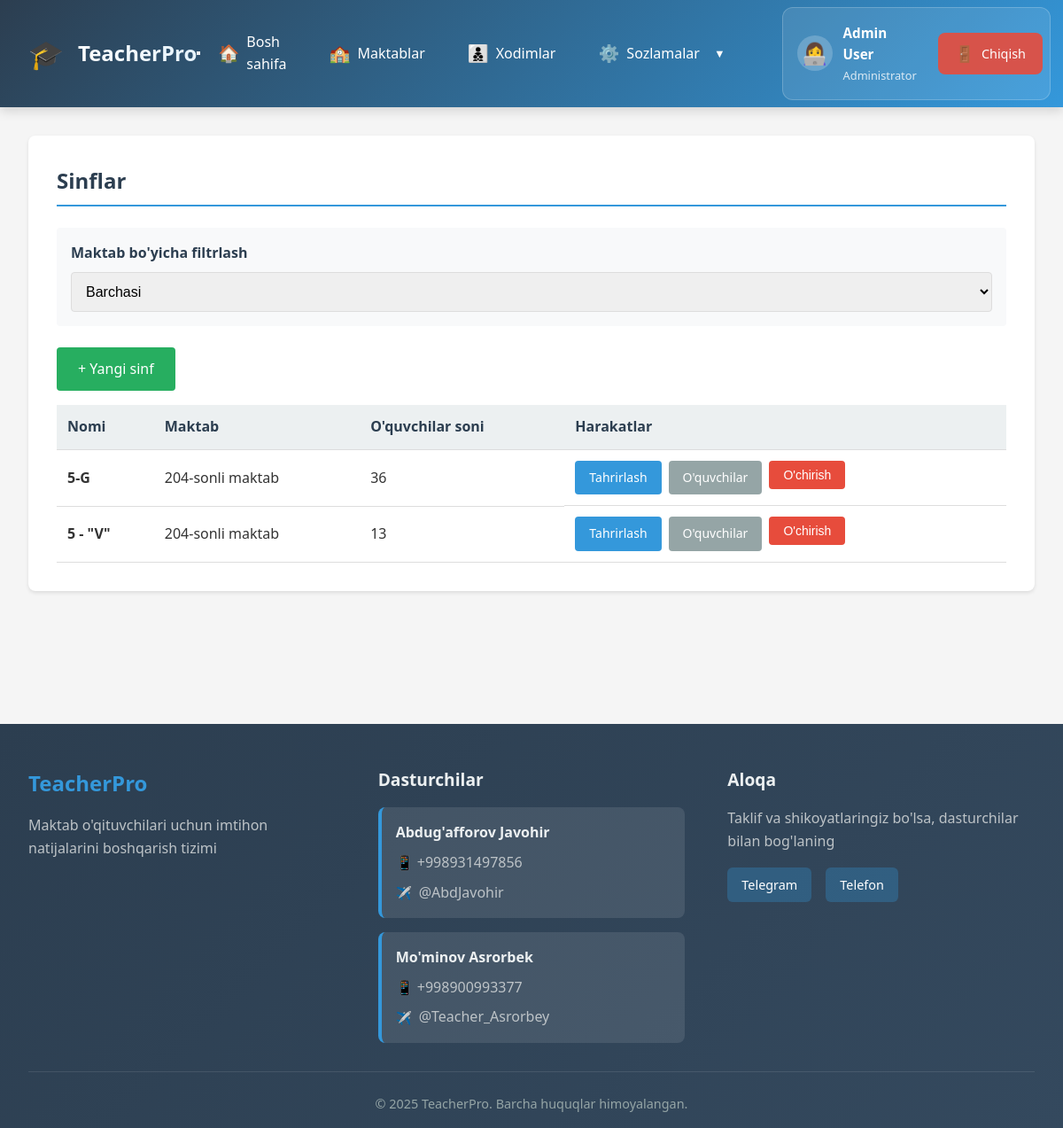
/admin/classes (signed in), run on the app's committed database.
### models.py (models this page shows)
class Base(DeclarativeBase):
    pass

class SchoolClass(Base):
    __tablename__ = 'classes'
    id = Column(Integer, primary_key=True)
    name = Column(String(100), nullable=False)
    school_id = Column(Integer, ForeignKey('schools.id'), nullable=False)
    created_at = Column(DateTime, default=datetime.utcnow)
    school = relationship('School', back_populates='classes')
    students = relationship('Student', back_populates='school_class', cascade='all, delete-orphan')
    exams = relationship('Exam', back_populates='school_class')
    assigned_teachers = relationship('Employee', secondary='teacher_classes', back_populates='assigned_classes')

class School(Base):
    __tablename__ = 'schools'
    id = Column(Integer, primary_key=True)
    name = Column(String(200), nullable=False)
    address = Column(Text)
    phone = Column(String(50))
    email = Column(String(100))
    created_at = Column(DateTime, default=datetime.utcnow)
    employees = relationship('Employee', back_populates='school', cascade='all, delete-orphan')
    classes = relationship('SchoolClass', back_populates='school', cascade='all, delete-orphan')

### routers/admin.py (the view)
@router.get("/classes", response_class=HTMLResponse)
async def classes_list(
    request: Request,
    school_id: Optional[str] = None,
    db: AsyncSession = Depends(get_db)
):
    school_id_int = None
    if school_id and school_id.strip():
        try:
            school_id_int = int(school_id)
        except ValueError:
            school_id_int = None
    if school_id_int:
        result = await db.execute(select(SchoolClass).where(SchoolClass.school_id == school_id_int))
    else:
        result = await db.execute(select(SchoolClass).order_by(SchoolClass.created_at.desc()))
    classes = result.scalars().all()
    schools_result = await db.execute(select(School))
    schools = schools_result.scalars().all()
    students_result = await db.execute(select(Student))
    students = students_result.scalars().all()
    context = await get_template_context(request)
    context.update({'classes': classes, 'schools': schools, 'students': students})
    return templates.TemplateResponse('admin/classes.html', context)

### templates/admin/classes.html (shortened to what this page needs)
{% extends "base.html" %}
{% block content %}
<div class="card">
    <h2>Sinflar</h2>
    <div class="filter-box">
        <form method="GET">
            <div style="display: flex; gap: 1rem; align-items: end;">
                <div class="form-group" style="flex: 1; margin-bottom: 0;">
                    <label for="school_id">Maktab bo'yicha filtrlash</label>
                    <select id="school_id" name="school_id" onchange="this.form.submit()">
                        <option value="">Barchasi</option>
                    </select>
                </div>
            </div>
        </form>
    </div>
    <div style="margin-bottom: 1rem;">
        <a href="{{ url_for('add_class') }}" class="btn btn-success">+ Yangi sinf</a>
    </div>
    {% if classes %}
    <table>
        <thead>
            <tr>
                <th>Nomi</th>
                <th>Maktab</th>
                <th>O'quvchilar soni</th>
                <th>Harakatlar</th>
            </tr>
        </thead>
        <tbody>
            {% for class in classes %}
            <tr>
                <td><strong>{{ class.name }}</strong></td>
                <td>
                    {% for school in schools %}
                        {% if school.id == class.school_id %}
                            {{ school.name }}
                        {% endif %}
                    {% endfor %}
                </td>
                <td>
                    {% set student_count = namespace(count=0) %}
                    {% for student in students %}
                        {% if student.class_id == class.id %}
                            {% set student_count.count = student_count.count + 1 %}
                        {% endif %}
                    {% endfor %}
                    {{ student_count.count }}
                </td>
                <td class="action-buttons">
                    <a href="{{ url_for('edit_class', id=class.id) }}" class="btn btn-primary btn-sm">Tahrirlash</a>
                    <a href="{{ url_for('students_list', class_id=class.id) }}" class="btn btn-secondary btn-sm">O'quvchilar</a>
                    <form method="POST" action="{{ url_for('delete_class', id=class.id) }}" style="display: inline;" onsubmit="return confirmDelete();">
                        <button type="submit" class="btn btn-danger btn-sm">O'chirish</button>
                    </form>
                </td>
            </tr>
            {% endfor %}
        </tbody>
    </table>
    {% else %}
    <p>Sinflar topilmadi.</p>
    {% endif %}
</div>
{% endblock %}

### static/style.css (style rules this page uses)
* { margin: 0; padding: 0; box-sizing: border-box; }
body { font-family: 'Segoe UI', Tahoma, Geneva, Verdana, sans-serif; background: #f5f5f5; color: #333; line-height: 1.6; }
.card { background: white; border-radius: 8px; padding: 2rem; margin-bottom: 2rem; box-shadow: 0 2px 4px rgba(0,0,0,0.1); }
.card h2 { margin-bottom: 1.5rem; color: #2c3e50; border-bottom: 2px solid #3498db; padding-bottom: 0.5rem; }
.btn { padding: 0.75rem 1.5rem; border: none; border-radius: 4px; cursor: pointer; font-size: 1rem; text-decoration: none; display: inline-block; transition: all 0.3s; }
.btn-primary { background: #3498db; color: white; }
.btn-success { background: #27ae60; color: white; }
.btn-danger { background: #e74c3c; color: white; }
.btn-secondary { background: #95a5a6; color: white; }
.btn-sm { padding: 0.5rem 1rem; font-size: 0.875rem; }
.form-group { margin-bottom: 1.5rem; }
.form-group label { display: block; margin-bottom: 0.5rem; font-weight: 600; color: #2c3e50; }
.form-group input, .form-group select, .form-group textarea { width: 100%; padding: 0.75rem; border: 1px solid #ddd; border-radius: 4px; font-size: 1rem; }
table { width: 100%; border-collapse: collapse; margin-top: 1rem; }
table th, table td { padding: 0.75rem; text-align: left; border-bottom: 1px solid #ddd; }
table th { background: #ecf0f1; font-weight: 600; color: #2c3e50; }
.action-buttons { display: flex; gap: 0.5rem; flex-wrap: wrap; }
.filter-box { background: #f8f9fa; padding: 1rem; border-radius: 4px; margin-bottom: 1.5rem; }
.btn { padding: 0.75rem 1.5rem; border: none; border-radius: 4px; cursor: pointer; font-size: 1rem; text-decoration: none; display: inline-block; transition: all 0.3s; text-align: center; min-width: 120px; }
.btn-sm { padding: 0.5rem 1rem; font-size: 0.875rem; min-width: 80px; }
.action-buttons .btn { min-width: 80px; }

### data on the page
SchoolClass: name "5-G", count "36"
School: name "204-sonli maktab"
SchoolClass: name "5 - \"V\"", count "13"

### other printed values
{{ session.full_name }} "Admin User"
